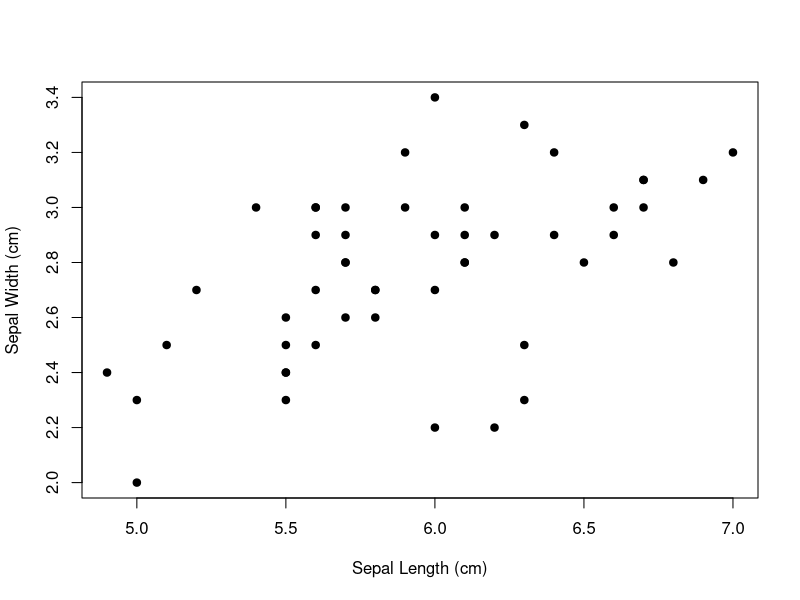

The R source for this figure:
## ---- chunk 1
library(tidyr)
library(dplyr)
library(stringr)
library(forcats)
library(lubridate)

data <- data.frame(
  site = c("Site_1", "Site_1", "Site_2", "Site_2"),
  week = c(1, 2, 1, 2),
  algae_type = c(
    "Green algae",
    "Green algae",
    "Brown algae",
    "Brown algae"
  ),
  nitrate_phosphate = c(
    "3.5_0.9",
    "4.1_1.2",
    "5.3_1.5",
    "NA_NA"
  ),
  algae_density = c(50, 55, 45, NA),
  temperature = c(20, 22, NA, 25)
)

print(data)
## ---- chunk 2
separated_data <- separate(
  data,
  nitrate_phosphate,
  into = c("nitrate", "phosphate"),
  sep = "_"
)

print(separated_data)
## ---- chunk 3
united_data <- unite(
  separated_data,
  site_week,
  site,
  week,
  sep = "_"
)

print(united_data)
## ---- chunk 4
cleaned_data <- drop_na(
  data,
  algae_density,
  temperature
)

print(cleaned_data)
## ---- chunk 5
long_data <- pivot_longer(
  separated_data,
  cols = c(nitrate, phosphate),
  names_to = "nutrient",
  values_to = "concentration"
)

print(long_data)
## ---- chunk 6
wide_data <- pivot_wider(
  long_data,
  names_from = nutrient,
  values_from = concentration
)

print(wide_data)
## ---- chunk 7
tidy_data <- data %>%
  separate(
    nitrate_phosphate,
    into = c("nitrate", "phosphate"),
    sep = "_"
  ) %>%
  pivot_longer(
    cols = c(nitrate, phosphate),
    names_to = "nutrient",
    values_to = "concentration"
  ) %>%
  drop_na(concentration)

print(tidy_data)
## ---- chunk 8
gene_expression <- data.frame(
  gene_id = c("Gene1", "Gene2", "Gene3", "Gene4"),
  ctrl_brain_rep1 = c(12, 18, 23, 9),
  ctrl_brain_rep2 = c(11, 19, 24, 10),
  treat_brain_rep1 = c(15, 21, 28, 11),
  treat_brain_rep2 = c(14, 22, 30, 12),
  ctrl_liver_rep1 = c(22, 30, 35, 20),
  ctrl_liver_rep2 = c(21, 31, 36, 21),
  treat_liver_rep1 = c(26, NA, 39, 25),
  treat_liver_rep2 = c(27, 34, 40, 26)
)

print(gene_expression)
## ---- chunk 9
long_gene_expression <- pivot_longer(
  gene_expression,
  cols = -gene_id,
  names_to = "measurement",
  values_to = "expression"
)

print(long_gene_expression)
## ---- chunk 10
tidy_gene_expression <- separate(
  long_gene_expression,
  measurement,
  into = c("condition", "tissue", "replicate"),
  sep = "_"
)

print(tidy_gene_expression)
## ---- chunk 11
tidy_gene_expression[is.na(tidy_gene_expression$expression), ]
## ---- chunk 12
tidy_gene_expression <- gene_expression %>%
  pivot_longer(
    cols = -gene_id,
    names_to = "measurement",
    values_to = "expression"
  ) %>%
  separate(
    measurement,
    into = c("condition", "tissue", "replicate"),
    sep = "_"
  )

print(tidy_gene_expression)
## ---- chunk 13
gene_data <- data.frame(
  gene_id = c(
    "Gene1", "Gene1", "Gene2",
    "Gene2", "Gene3", "Gene3"
  ),
  tissue = c(
    "Brain", "Liver", "Brain",
    "Liver", "Brain", "Liver"
  ),
  condition = c(
    "Control", "Control", "Treatment",
    "Treatment", "Control", "Treatment"
  ),
  expression = c(
    10.2, 11.5, 13.3,
    12.8, 14.9, 15.5
  ),
  replicate = c(1, 2, 1, 2, 1, 2)
)

print(gene_data)
## ---- chunk 14
selected_data <- select(
  gene_data,
  gene_id,
  tissue,
  expression
)

print(selected_data)
## ---- chunk 15
filtered_data <- filter(
  gene_data,
  tissue == "Brain",
  expression > 12
)

print(filtered_data)
## ---- chunk 16
mutated_data <- mutate(
  gene_data,
  log_expression = log(expression)
)

print(mutated_data)
## ---- chunk 17
arranged_data <- arrange(
  gene_data,
  expression
)

print(arranged_data)
## ---- chunk 18
summary_data <- gene_data %>%
  group_by(tissue) %>%
  summarize(
    mean_expression = mean(expression)
  )

print(summary_data)
## ---- chunk 19
count_data <- count(
  gene_data,
  gene_id
)

print(count_data)
## ---- chunk 20
distinct_data <- distinct(
  gene_data,
  gene_id,
  tissue
)

print(distinct_data)
## ---- chunk 21
renamed_data <- rename(
  gene_data,
  gene_expression = expression
)

print(renamed_data)
## ---- chunk 22
gene_info <- data.frame(
  gene_id = c("Gene1", "Gene2", "Gene4"),
  description = c(
    "Apoptosis-related",
    "Cell cycle control",
    "Unknown"
  )
)

print(gene_info)
## ---- chunk 23
left_join_data <- left_join(
  gene_data,
  gene_info,
  by = "gene_id"
)

print(left_join_data)
## ---- chunk 24
full_join_data <- full_join(
  gene_data,
  gene_info,
  by = "gene_id"
)

print(full_join_data)
## ---- chunk 25
processed_gene_data <- gene_data %>%
  filter(expression > 12) %>%
  group_by(tissue) %>%
  summarize(
    mean_expression = mean(expression),
    n = n()
  ) %>%
  arrange(desc(mean_expression))

print(processed_gene_data)
## ---- chunk 26
set.seed(123)

species_list <- c(
  "Species_A",
  "Species_B",
  "Species_C",
  "Species_D"
)

region_list <- c(
  "Region_1",
  "Region_2",
  "Region_3"
)

years <- sample(
  2000:2020,
  100,
  replace = TRUE
)

abundance <- sample(
  1:500,
  100,
  replace = TRUE
)

temperature <- sample(
  15:35,
  100,
  replace = TRUE
)

abundance_data <- data.frame(
  species = sample(
    species_list,
    100,
    replace = TRUE
  ),
  region = sample(
    region_list,
    100,
    replace = TRUE
  ),
  year = years,
  abundance = abundance,
  temperature = temperature
)

print(abundance_data)
## ---- chunk 27
filtered_abundance <- filter(
  abundance_data,
  abundance > 100,
  temperature > 20
)

print(filtered_abundance)
## ---- chunk 28
selected_abundance <- select(
  abundance_data,
  species,
  region,
  abundance
)

print(selected_abundance)
## ---- chunk 29
arranged_abundance <- arrange(
  abundance_data,
  species,
  desc(abundance)
)

print(arranged_abundance)
## ---- chunk 30
overall_summary <- summarize(
  abundance_data,
  total_abundance = sum(abundance),
  average_temperature = mean(temperature)
)

print(overall_summary)
## ---- chunk 31
species_summary <- abundance_data %>%
  group_by(species) %>%
  summarize(
    mean_abundance = mean(abundance)
  )

print(species_summary)
## ---- chunk 32
regional_summary <- abundance_data %>%
  filter(year > 2010) %>%
  group_by(region) %>%
  summarize(
    mean_abundance = mean(abundance),
    mean_temperature = mean(temperature)
  ) %>%
  arrange(desc(mean_abundance))

print(regional_summary)
## ---- chunk 33
bio_data <- data.frame(
  species = c(
    "Homo sapiens ",
    "Pan troglodytes",
    " Canis lupus",
    "Homo sapiens",
    "Mus musculus"
  ),
  gene = c(
    "BRCA1-001",
    "TP53.002",
    "MYC-001",
    "BRCA2-001",
    "EGFR.003"
  ),
  condition = c(
    "Control",
    "treatment",
    "control",
    "treatment",
    "control"
  ),
  replicate = c(
    "Replicate 1",
    "Replicate 2",
    "Replicate 1",
    "Replicate 3",
    "Replicate 1"
  )
)

print(bio_data)
## ---- chunk 34
bio_data <- bio_data %>%
  mutate(
    is_human = str_detect(species, "Homo")
  )

print(bio_data)
## ---- chunk 35
bio_data <- bio_data %>%
  mutate(
    condition = str_replace(
      condition,
      "control",
      "Control"
    ),
    condition = str_replace(
      condition,
      "treatment",
      "Treatment"
    )
  )

print(bio_data)
## ---- chunk 36
bio_data <- bio_data %>%
  mutate(
    species = str_trim(species)
  )

print(bio_data)
## ---- chunk 37
bio_data <- bio_data %>%
  mutate(
    condition = str_to_lower(condition)
  )

print(bio_data)
## ---- chunk 38
fish_data <- data.frame(
  species = factor(
    c(
      "Salmon", "Trout", "Bass", "Salmon",
      "Bass", "Trout", "Salmon", "Catfish"
    )
  ),
  habitat = factor(
    c(
      "River", "Lake", "River", "Lake",
      "Ocean", "River", "River", "Lake"
    )
  ),
  treatment = c(
    "Control", "Treatment", "Control", "Treatment",
    "Treatment", "Control", "Control", "Treatment"
  )
)

print(fish_data)
## ---- chunk 39
fish_data <- fish_data %>%
  mutate(
    treatment = factor(treatment)
  )

levels(fish_data$treatment)
## ---- chunk 40
levels(fish_data$treatment)

fish_data1 <- fish_data %>%
  mutate(
    treatment = fct_relevel(
      treatment,
      "Treatment",
      "Control"
    )
  )

levels(fish_data1$treatment)
## ---- chunk 41
levels(fish_data$species)

fish_data7 <- fish_data %>%
  mutate(
    species = fct_infreq(species)
  )

levels(fish_data7$species)
## ---- chunk 42
bloom_data <- data.frame(
  species = c(
    "Rose", "Lily", "Tulip",
    "Sunflower", "Daisy", "Rose"
  ),
  region = c(
    "North", "South", "East",
    "West", "North", "East"
  ),
  bloom_date = c(
    "2022-04-15",
    "2022-05-10",
    "2022-04-20",
    "2022-06-01",
    "2022-04-25",
    "2022-04-30"
  ),
  bloom_time = c(
    "06:30:00",
    "08:15:00",
    "07:00:00",
    "09:45:00",
    "06:45:00",
    "07:30:00"
  )
)

print(bloom_data)
## ---- chunk 43
bloom_data <- bloom_data %>%
  mutate(
    bloom_date = ymd(bloom_date)
  )

print(bloom_data)

str(bloom_data)
## ---- chunk 44
bloom_data <- bloom_data %>%
  mutate(
    bloom_datetime = ymd_hms(
      paste(bloom_date, bloom_time)
    )
  )

print(bloom_data)
## ---- chunk 45
bloom_data <- bloom_data %>%
  mutate(
    year = year(bloom_datetime),
    month = month(bloom_datetime),
    day = day(bloom_datetime),
    hour = hour(bloom_datetime)
  )

print(bloom_data)
## ---- chunk 46
bloom_data <- bloom_data %>%
  mutate(
    days_since_first_bloom = as.numeric(
      difftime(
        bloom_datetime,
        min(bloom_datetime),
        units = "days"
      )
    )
  )

print(bloom_data)
## ---- chunk 47
cell_data <- data.frame(
  cell_line = c(
    "HEK293 ",
    "HeLa",
    "A549 ",
    "HepG2",
    "HeLa",
    "HEK293"
  ),
  gene_expression = c(
    "BRCA1_001",
    "TP53_002",
    "MYC_003",
    "EGFR_001",
    "BRCA2_004",
    "EGFR_005"
  ),
  treatment = c(
    "Control",
    "control",
    "Treatment",
    "TREATMENT",
    "Control",
    "control"
  ),
  observation_time = c(
    "2023-07-15 08:30:00",
    "2023-07-15 10:45:00",
    "2023-07-16 09:00:00",
    "2023-07-16 11:20:00",
    "2023-07-17 12:15:00",
    "2023-07-17 13:00:00"
  )
)

print(cell_data)
## ---- chunk 48
cell_data <- cell_data %>%
  mutate(
    cell_line = str_trim(cell_line),
    treatment = str_to_lower(treatment)
  )

print(cell_data)
## ---- chunk 49
cell_data <- cell_data %>%
  mutate(
    treatment = factor(treatment),
    cell_line = factor(cell_line),
    treatment = fct_relevel(
      treatment,
      "treatment",
      "control"
    ),
    cell_line = fct_infreq(cell_line)
  )

print(cell_data)

levels(cell_data$treatment)
levels(cell_data$cell_line)
## ---- chunk 50
cell_data <- cell_data %>%
  mutate(
    observation_time = ymd_hms(observation_time)
  )

print(cell_data)

class(cell_data$observation_time)
## ---- chunk 51
cell_data <- cell_data %>%
  mutate(
    year = year(observation_time),
    month = month(observation_time),
    day = day(observation_time),
    hour = hour(observation_time)
  )

print(cell_data)
## ---- chunk 52
cell_data <- cell_data %>%
  mutate(
    hours_since_first_observation = as.numeric(
      difftime(
        observation_time,
        min(observation_time),
        units = "hours"
      )
    )
  )

print(cell_data)
## ---- chunk 53
getwd()
## ---- chunk 54
iris_data <- read.csv(
  "Lab3D_Organizing/Data/iris_data.csv"
)

head(iris_data)
## ---- chunk 55
versicolor_data <- subset(
  iris_data,
  Species == "versicolor"
)

print(versicolor_data)
## ---- chunk 56
write.csv(
  versicolor_data,
  file = "Lab3D_Organizing/Data/versicolor_data.csv",
  row.names = FALSE
)
## ---- chunk 57
plot(
  versicolor_data$Sepal.Length,
  versicolor_data$Sepal.Width,
  xlab = "Sepal Length (cm)",
  ylab = "Sepal Width (cm)",
  pch = 19
)
